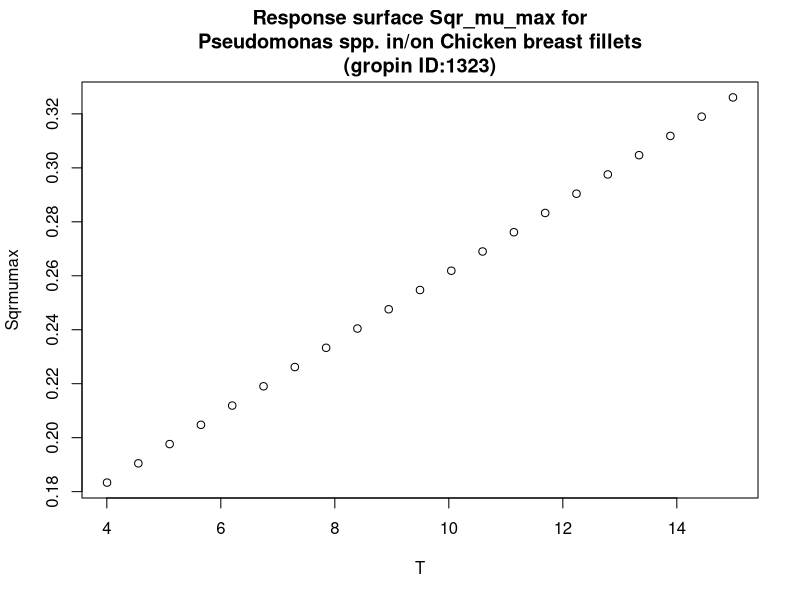

Reproduce this figure in R.
#############################
# start of Parameter script
#############################
T <- seq(4.004,14.985014985015,length.out=21)
#############################
# end of Parameter script
#############################
############################# 
# start of Model script Gropin ID 1323 
#############################
 
# constant coefficients for this model
 
variables <- data.frame(T)
argumentsPar <- unique.data.frame(expand.grid(variables))
 
# heart of the model
response_surface <- function(T) {
   mumax <-0.013*(T+10.1)

	return(mumax=mumax)
} 

# output parameters
responseSurface <- cbind(argumentsPar,response_surface(argumentsPar['T']))
colnames(responseSurface) <- c(colnames(argumentsPar),'Sqrmumax')
#############################
# End of Model script
#############################
############################# 
# start of Visualisation script Gropin ID 1323 
#############################
titleText <-'Response surface Sqr_mu_max for
Pseudomonas spp. in/on Chicken breast fillets
(gropin ID:1323)'
plot(T,responseSurface$'Sqrmumax',xlab='T',
                          ylab='Sqrmumax',main=titleText)
#############################
# End of Visualisation script
#############################
